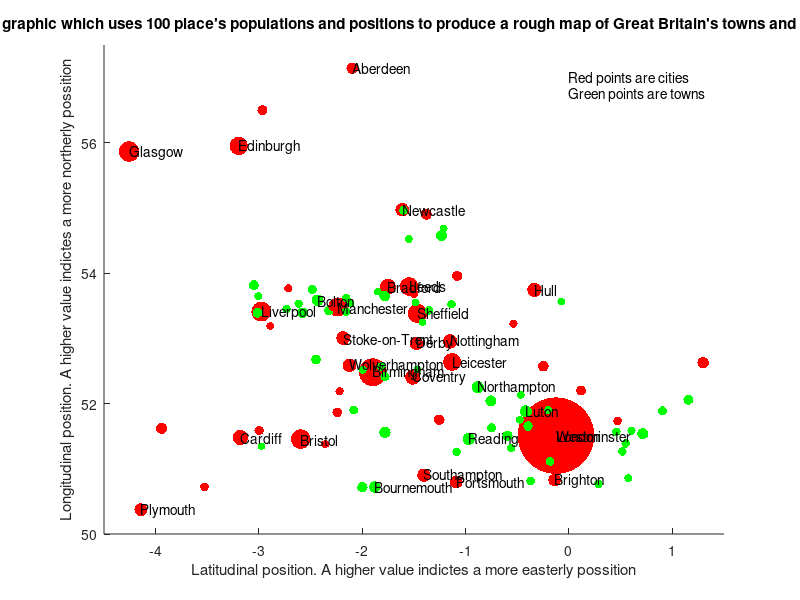

Recreate this plot in MATLAB.
% GBplaces_visualiser
% this program translates the reorganised data from GBplaces.csv 
% to a plot which creates a rough map of GB.
% up to line 44 is copied from my Assessment 4, as this organises
% the data in a desirable way.
% James Clark - 24/10/2014
% Recommendation: Have the plot take up either the left half or right half
% of the screen, to keep the aspect ratio close to what's realistic.

% open the read-from file
file_id = fopen('GBplaces.csv');
% end the program if the file cannot be accessed
if (file_id == -1)
    error ('The file could not be opened. It may not be in the same folder as this program.');
end

% read the data with textscan, skipping the first line (headers)
% Delimiter of ',' as data is separated by ','
data = textscan(file_id,'%s %s %d %f %f', 'Delimiter', ',', 'HeaderLines', 1);
% data has now been accessed, and needs to be sorted into individual arrays/cells

place = data{1};
type = data{2};
population = data{3};
latitude = data{4};
longitude = data{5};

% all the data is captured now, so the file can be closed
fclose(file_id);

% now the data has to be rearranged by decreasing population
[ PopulationDecreasing, indicies ] = sort(population,'descend');

% indicies have been formed from this sort, so now the 5 data fields
% will be arranged with those indicies. This rearrangement will keep
% each row of information the same, but changes its position

placesorted = place(indicies);
typesorted = type(indicies);
populationsorted = population(indicies);
latitudesorted = latitude(indicies);
longitudesorted = longitude(indicies);

% all the fields should now be ordered as desired

% turn the place type to all lower case
typesorted = lower(typesorted);

% create a new figure window
figure

% plot a point for each row of data
% hold on keeps the previous points of data on the figure
for n =1:length(place)
    hold on
    % the size of each point depend on the place's population
    % sqrt and /300 makes all places visible, and London isn't excessively
    % large
    PointMarkerSize(n) = sqrt(double(populationsorted(n)/300)); %#ok<SAGROW>
    % if the place is city, plot a red dot
    if strcmp(typesorted(n), 'city')
    plot(longitudesorted(n),latitudesorted(n),'r.','MarkerSize',PointMarkerSize(n));
    else
    % else plot a town (plot a green dot)   
    plot(longitudesorted(n),latitudesorted(n),'g.','MarkerSize',PointMarkerSize(n));
    end
end
hold off

% Label the axis and add a title
xlabel('Latitudinal position. A higher value indictes a more easterly possition');
ylabel('Longitudinal position. A higher value indictes a more northerly possition');
title('A graphic which uses 100 place''s populations and positions to produce a rough map of Great Britain''s towns and cities');

% annotate the 30 most populous places with their names
for i = 1:30
text(longitudesorted(i),latitudesorted(i),placesorted(i));
end
% (this is to illustrate that towns can be bigger than cities)

% a key will be annotated in the upper rightcorner - a legend won't be used
% as there's no relationship suggested between data points
text(0,57,'Red points are cities');
text(0,56.75,'Green points are towns');

% set the limits of the axes, to remove whitespace
axis([-4.5 1.5 50 57.5]);

% The programmed plot should appear in a new MATLAB window




    